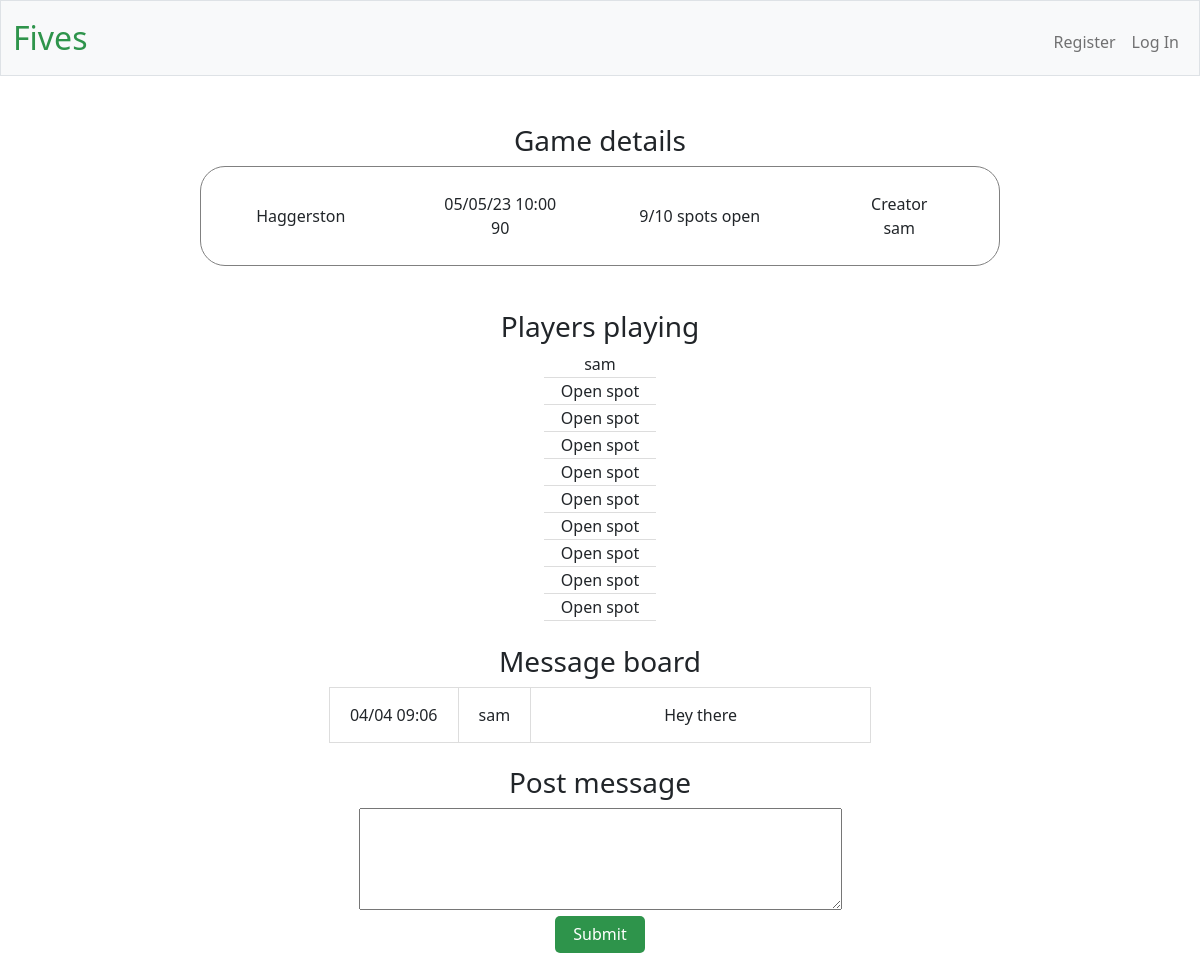
/view_game/27, run on an earlier commit of the app's database.
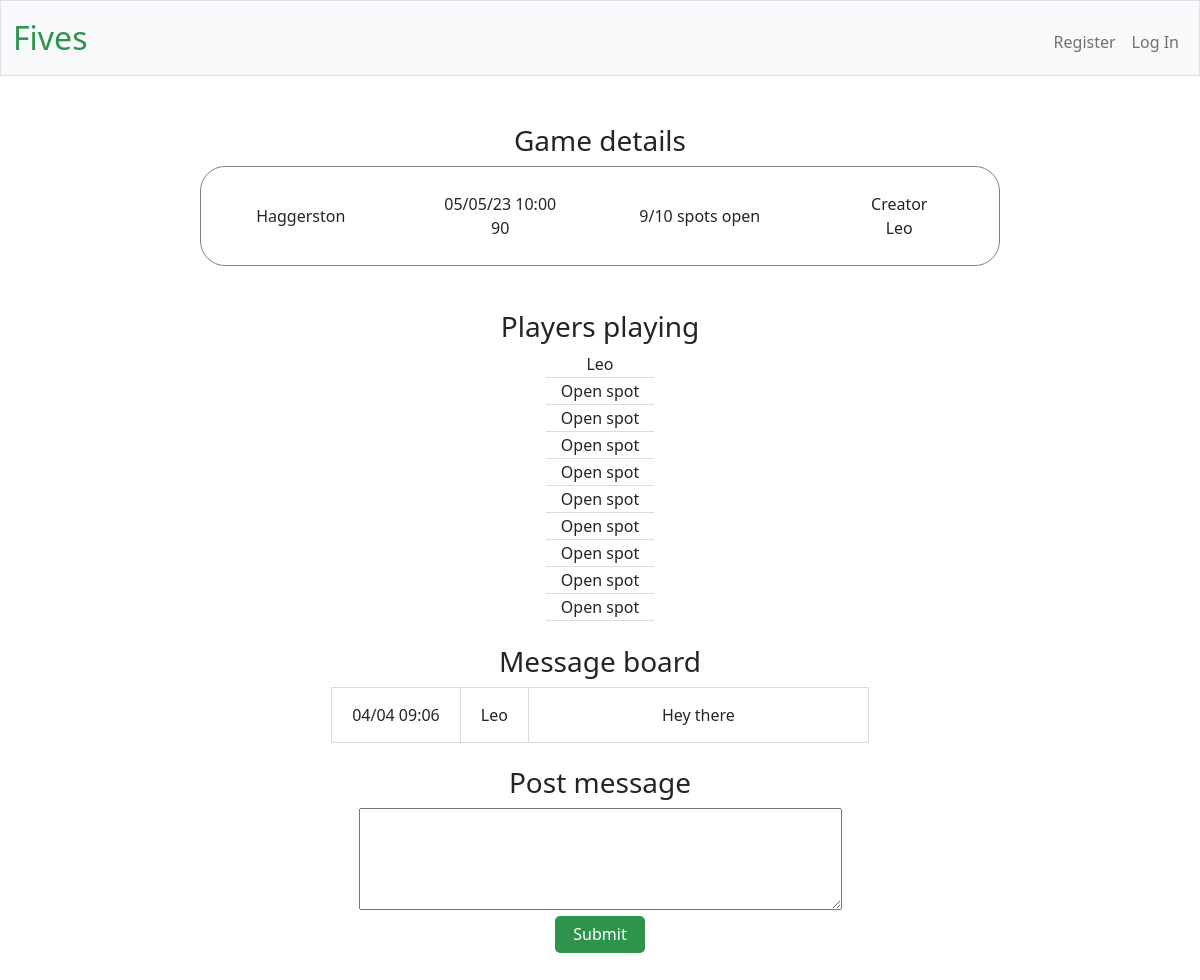
And on a later commit of the database.
### tables this page shows
CREATE TABLE games (id INTEGER PRIMARY KEY AUTOINCREMENT, location TEXT, 
datetime TEXT, length_in_mins INTEGER, number_of_players INTEGER, creator TEXT NOT NULL, open_spots INTEGER);

CREATE TABLE users (id INTEGER PRIMARY KEY AUTOINCREMENT, username TEXT NOT NULL, 
password TEXT NOT NULL, email text);

CREATE TABLE messages (date TIMESTAMP NOT NULL DEFAULT CURRENT_TIMESTAMP, content TEXT, author TEXT, player_id INTEGER NOT NULL, game_id INTEGER NOT NULL,
FOREIGN KEY (player_id) REFERENCES users(id),
FOREIGN KEY (game_id) REFERENCES games(id));

### main.py (the view, shortened to what this page needs)
@app.route("/view_game/<int:game_id>", methods=["GET", "POST"])
def view_game(game_id:int):
    if request.method=="GET":
        conn = sqlite3.connect('players.db')
        cursor = conn.cursor()
        game = cursor.execute("SELECT location, datetime, length_in_mins, number_of_players, creator, open_spots, id FROM games WHERE id = ? ORDER BY games.datetime", (game_id, ))
        game_info = []
        for g in game:
            for x in g:
                game_info.append(x)
        line_up_list = []
        line_up_iterator = cursor.execute("SELECT playing_in.*, users.username FROM playing_in JOIN users ON users.id=playing_in.player_id WHERE game_id = ?", (game_id, ));
        for l in line_up_iterator:
            line_up_list.append(l[2])
        message_iterator = cursor.execute("SELECT date, author, content FROM messages WHERE game_id = ? ORDER BY date", (game_id, ))
        message_list = []
        for m in message_iterator:
            message_list.append(m)
        conn.close()
        return render_template("/view_game.html", game_info=game_info,line_up_list=line_up_list, message_list=message_list)

### main.py (called while the page is built)
@app.after_request
def after_request(response):
    response.headers["Cache-Control"] = "no-cache, no-store, must-revalidate"
    response.headers["Expires"] = 0
    response.headers["Pragma"] = "no-cache"
    return response

### templates/view_game.html (shortened to what this page needs)
{% extends "layout.html" %}
{% block main %}
<h3>Game details</h3>
<div class="row align-items-center" style="margin: 0 auto; max-width:800px;height:100px;border-radius:25px;border:1px solid grey; margin-bottom:20px;">
    <div class="col">{{game_info[0]}}</div>
    <div class="col">{{game_info[1][8:10]}}/{{game_info[1][5:7]}}/{{game_info[1][2:4]}} {{game_info[1][11:16]}}<br>{{game_info[2]}}</div>
    <div class="col">{{game_info[5]}}/{{game_info[3]}} spots open</div>
    <div class="col">Creator<br>{{game_info[4]}}</div>
</div>
<br>
<h3>Players playing</h3>
<table class="tabs">
    <tbody>
        {% for l in line_up_list %}
        <tr class="tabsrow">
            <td class="tabshd">{{l}}</td>
        </tr>
        {% endfor %}
        {% for x in range(game_info[5]) %}
        <tr class="tabsrow">
            <td>Open spot</td>
        </tr class="tabsrow">
        {% endfor %}
    </tbody>
</table>
<br>
{% if message_list !=[] %}
<h3>Message board</h3>
<table class="messagetable">
    <tbody>
        {% for m in message_list %}
        <tr class="messagerow">
            <td class="messagerow">{{m[0][8:10]}}/{{m[0][5:7]}} {{m[0][11:16]}}</td>
            <td class="messagerow">{{m[1]}}</td>
            <td style="width: 340px; padding-top: 15px; padding-bottom: 15px;">{{m[2]}}</td>
        {% endfor %}
    </tbody>
<table>
<br>
{% endif %}
<h3>Post message</h3>
<form action="/view_game/{{game_info[6]}}" method="post">
    <textarea id="message" name="message" rows="4" cols="50"></textarea>
    <br>
    <button  type="submit">Submit</button>
</form>
{% endblock %}

### templates/layout.html (shortened to what this page needs)
<!DOCTYPE html>
<html lang="en">
    <head>
        <link href="https://cdn.jsdelivr.net/npm/bootstrap@5.1.3/dist/css/bootstrap.min.css" rel="stylesheet">
        <link href="/static/styles.css" rel="stylesheet">
    </head>
  <body>
    <nav class="bg-light border navbar navbar-expand-md navbar-light">
        <div class="container-fluid">
            <a class="navbar-brand" href="/"><span class="green">Fives</span></a>
            <div class="collapse navbar-collapse" id="navbar">
                {% if session["user_id"] %}
                    <ul class="navbar-nav ms-auto mt-2">
                        <li class="nav-item"><a class="nav-link" href="/games"> {{  session["username"].capitalize()  }}'s games</a></li>
                        <li class="nav-item"><a class="nav-link" href="/create">Create</a></li>
                        <li class="nav-item"><a class="nav-link" href="/play">Play</a></li>
                        <li class="nav-item"><a class="nav-link" href="/logout">Log Out</a></li>
                    </ul>
                {% else %}
                    <ul class="navbar-nav ms-auto mt-2">
                        <li class="nav-item"><a class="nav-link" href="/register">Register</a></li>
                        <li class="nav-item"><a class="nav-link" href="/login">Log In</a></li>
                    </ul>
                {% endif %}
            </div>
        </div>
    </nav>
    <main class="container-fluid py-5 text-center">
        {% block main %}{% endblock %}
    </main>
  </body>
</html>

### static/styles.css (style rules this page uses)
nav .navbar-brand { font-size: xx-large; }
nav .navbar-brand .green { color: #2e944b; }
.tabs { border-bottom: 1px solid #ddd; margin: 0 auto; }
.tabsrow { border-bottom: 1px solid #ddd; }
.tabshd { padding-left: 40px; padding-right: 40px; }
.messagetable { margin:0 auto; }
.messagerow { background-color: white; border-bottom: 1px solid #ddd; border-top: 1px solid #ddd; border-right: 1px solid #ddd; border-left: 1px solid #ddd; padding-left: 20px; padding-right: 20px; }
body { text-align: center; }
button { background-color :#2e944b; border-color: #2e944b; color:white; border:none; border-radius:5px; height:37px; width: 90px; }

What changed in the data, as far as the page shows it:
changed games "Haggerston": creator "sam" → "Leo"
changed users: username "sam" → "Leo"
changed messages "Hey there": author "sam" → "Leo"
